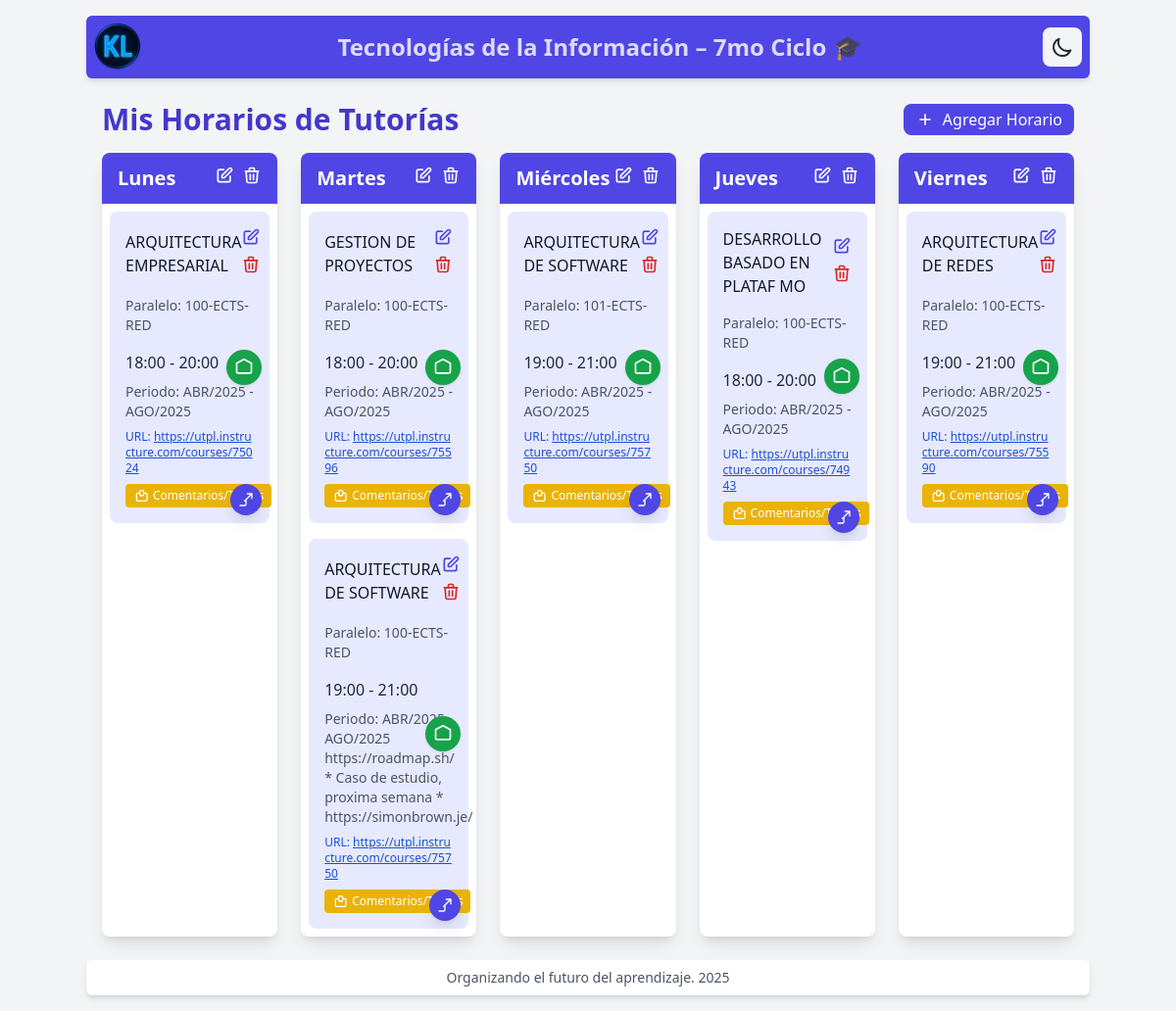
The page / on the database its author committed.
### horarios/models.py (models this page shows, shortened)
class DiaSemana(models.Model):
    nombre = models.CharField(max_length=10, unique=True)  # Lunes, Martes, etc.
    orden = models.PositiveSmallIntegerField(default=1, verbose_name="Orden")
    class Meta:
        verbose_name = "Día de la Semana"
        verbose_name_plural = "Días de la Semana"

class HorarioTutoria(models.Model):
    materia = models.CharField(max_length=100, default='Sin materia')
    paralelo = models.CharField(max_length=50, blank=True, null=True, verbose_name="Paralelo")
    dia = models.ForeignKey(DiaSemana, on_delete=models.CASCADE)
    hora_inicio = models.TimeField()
    hora_fin = models.TimeField()
    notas = models.TextField(blank=True, null=True, verbose_name="Notas (Opcional)")
    url_curso = models.CharField(max_length=300, blank=True, null=True, verbose_name="URL del Curso")
    ruta_local = models.CharField(max_length=500, blank=True, null=True, verbose_name="Ruta Local")
    class Meta:
        verbose_name = "Horario de Tutoría"
        verbose_name_plural = "Horarios de Tutorías"
        ordering = ['dia', 'hora_inicio']

### horarios/views.py (the view)
# urls.py: path('', views.HorariosListView.as_view(), name='lista_horarios'),
class HorariosListView(ListView):
    model = DiaSemana
    template_name = 'horarios/horarios_list.html'
    context_object_name = 'dias_semana'
    ordering = ['orden']  # Ahora ordena por el campo 'orden'
    def get_queryset(self):
        return DiaSemana.objects.all().order_by('orden')

### horarios/templates/horarios/horarios_list.html (shortened to what this page needs)
{% extends 'base.html' %} {% block content %}
<div class="container mx-auto px-2 py-0">
  <div class="flex justify-between items-center mb-4">
    <h1 class="text-3xl font-bold text-indigo-700 dark:text-indigo-400">Mis Horarios de Tutorías</h1>
    <a href="{% url 'horarios:agregar_horario' %}" class="bg-indigo-600 text-white px-3 py-1 rounded-lg hover:bg-indigo-700 dark:bg-indigo-700 dark:hover:bg-indigo-800 transition-colors flex items-center">
      <svg class="w-5 h-5 mr-2" fill="none" stroke="currentColor" viewBox="0 0 24 24">
        <path stroke-linecap="round" stroke-linejoin="round" stroke-width="2" d="M12 6v6m0 0v6m0-6h6m-6 0H6" />
      </svg>
      Agregar Horario
    </a>
  </div>
  <div class="grid grid-cols-1 md:grid-cols-5 gap-6">
    {% for dia in dias_semana %}
    <div class="bg-white dark:bg-dark-card rounded-lg shadow-lg overflow-hidden transition-colors">
      <div class="bg-indigo-600 dark:bg-indigo-800 px-4 py-3">
        <div class="flex justify-between items-center">
          <h2 class="text-xl font-semibold text-white">{{ dia.nombre }}</h2>
          <div class="flex space-x-2">
            <a href="{% url 'horarios:editar_dia' dia.id %}" class="text-white hover:text-gray-200 transition-colors" title="Editar día">
              <svg class="w-5 h-5" fill="none" stroke="currentColor" viewBox="0 0 24 24">
                <path stroke-linecap="round" stroke-linejoin="round" stroke-width="2" d="M11 5H6a2 2 0 00-2 2v11a2 2 0 002 2h11a2 2 0 002-2v-5m-1.414-9.414a2 2 0 112.828 2.828L11.828 15H9v-2.828l8.586-8.586z" />
              </svg>
            </a>
            <form method="post" action="{% url 'horarios:eliminar_dia' dia.id %}" class="inline" onsubmit="return confirm('¿Estás seguro de eliminar este día? No se podrá eliminar si tiene horarios asociados.');">
              <button type="submit" class="text-white hover:text-red-200 transition-colors" title="Eliminar día">
                <svg class="w-5 h-5" fill="none" stroke="currentColor" viewBox="0 0 24 24">
                  <path stroke-linecap="round" stroke-linejoin="round" stroke-width="2" d="M19 7l-.867 12.142A2 2 0 0116.138 21H7.862a2 2 0 01-1.995-1.858L5 7m5 4v6m4-6v6m1-10V4a1 1 0 00-1-1h-4a1 1 0 00-1 1v3M4 7h16" />
                </svg>
              </button>
            </form>
          </div>
        </div>
      </div>
      <div class="p-2">
        {% for horario in dia.horariotutoria_set.all %}
        <div class="bg-[#e7eafe] dark:bg-indigo-900 rounded-lg p-4 mb-4 last:mb-0 transition-all duration-300 hover:shadow-2xl hover:scale-[1.03] hover:bg-indigo-100 dark:hover:bg-indigo-800 relative cursor-pointer horario-card" data-horario-id="{{ horario.id }}" data-materia="{{ horario.materia }}" data-paralelo="{{ horario.paralelo|default:'' }}" data-hora-inicio="{{ horario.hora_inicio|time:'H:i' }}" data-hora-fin="{{ horario.hora_fin|time:'H:i' }}" data-notas="{{ horario.notas|default:'' }}" data-url-curso="{{ horario.url_curso|default:'' }}" data-ruta-local="{{ horario.ruta_local|default:'' }}">
          {% if horario.ruta_local %}
          <a href="file:///{{ horario.ruta_local|urlencode }}" class="absolute right-2 top-1/2 -translate-y-1/2 bg-green-600 hover:bg-green-800 text-white rounded-full p-2 shadow transition-colors btn-ruta-local z-20 flex items-center justify-center" title="Abrir carpeta local" onclick="event.stopPropagation(); return abrirRutaLocal('{{ horario.ruta_local|escapejs }}', this);">
            <svg class="w-5 h-5" fill="none" stroke="currentColor" viewBox="0 0 24 24">
              <path stroke-linecap="round" stroke-linejoin="round" stroke-width="2" d="M3 7v10a2 2 0 002 2h14a2 2 0 002-2V7M3 7l9-5 9 5" />
            </svg>
          </a>
          {% endif %}
          <div class="flex justify-between items-center mb-4 pointer-events-none">
            <div class="flex items-center space-x-2">
              <h3 class="font-medium text-gray-900 dark:text-gray-100">{{ horario.materia }}</h3>
            </div>
            <div class="flex flex-col space-y-2">
              <a href="{% url 'horarios:editar_horario' horario.id %}" class="text-indigo-600 hover:text-indigo-800 dark:text-indigo-400 dark:hover:text-indigo-300 transition-colors pointer-events-auto" onclick="event.stopPropagation();">
                <svg class="w-5 h-5" fill="none" stroke="currentColor" viewBox="0 0 24 24">
                  <path stroke-linecap="round" stroke-linejoin="round" stroke-width="2" d="M11 5H6a2 2 0 00-2 2v11a2 2 0 002 2h11a2 2 0 002-2v-5m-1.414-9.414a2 2 0 112.828 2.828L11.828 15H9v-2.828l8.586-8.586z" />
                </svg>
              </a>
              <form method="post" action="{% url 'horarios:eliminar_horario' horario.id %}" class="inline pointer-events-auto" onsubmit="return confirm('¿Estás seguro de eliminar este horario?');" onclick="event.stopPropagation();">
                <button type="submit" class="text-red-600 hover:text-red-800 dark:text-red-400 dark:hover:text-red-300 transition-colors">
                  <svg class="w-5 h-5" fill="none" stroke="currentColor" viewBox="0 0 24 24">
                    <path stroke-linecap="round" stroke-linejoin="round" stroke-width="2" d="M19 7l-.867 12.142A2 2 0 0116.138 21H7.862a2 2 0 01-1.995-1.858L5 7m5 4v6m4-6v6m1-10V4a1 1 0 00-1-1h-4a1 1 0 00-1 1v3M4 7h16" />
                  </svg>
                </button>
              </form>
            </div>
          </div>
          {% if horario.paralelo %}
          <p class="text-sm text-gray-600 dark:text-gray-400 mb-4">Paralelo: {{ horario.paralelo }}</p>
          {% endif %}
          <p class="text-gray-800 dark:text-gray-200">{{ horario.hora_inicio|time:"H:i" }} - {{ horario.hora_fin|time:"H:i" }}</p>
          {% if horario.notas %}
          <p class="text-sm text-gray-600 dark:text-gray-400 mt-2">{{ horario.notas }}</p>
          {% endif %} {% if horario.url_curso %}
          <p class="text-xs text-blue-700 dark:text-blue-300 mt-2 break-all">URL: <a href="{{ horario.url_curso }}" target="_blank" class="underline">{{ horario.url_curso }}</a></p>
          {% endif %}
          {% if horario.url_curso %}
          <a href="{{ horario.url_curso }}" target="_blank" class="absolute bottom-2 right-2 bg-indigo-600 text-white rounded-full p-2 shadow-lg hover:bg-indigo-800 transition-colors z-10 flex items-center justify-center btn-url-curso" title="Ir al curso" onclick="event.stopPropagation();">
            <svg class="w-4 h-4" fill="none" stroke="currentColor" viewBox="0 0 24 24">
              <path stroke-linecap="round" stroke-linejoin="round" stroke-width="2" d="M14 3h7m0 0v7m0-7L10 14m-7 7h7a2 2 0 002-2v-7" />
            </svg>
          </a>
          {% endif %}
          <button type="button" class="mt-2 bg-yellow-500 text-white px-2 py-1 rounded hover:bg-yellow-600 transition-colors text-xs flex items-center btn-comentarios" data-horario-id="{{ horario.id }}">
            <svg class="w-4 h-4 mr-1" fill="none" stroke="currentColor" viewBox="0 0 24 24">
              <path stroke-linecap="round" stroke-linejoin="round" stroke-width="2" d="M17 8h2a2 2 0 012 2v8a2 2 0 01-2 2H7a2 2 0 01-2-2V10a2 2 0 012-2h2m5-4h-2a2 2 0 00-2 2v4a2 2 0 002 2h2a2 2 0 002-2V6a2 2 0 00-2-2z" />
            </svg>
            Comentarios/Tareas
          </button>
        </div>
        {% empty %}
        <p class="text-gray-500 dark:text-gray-400 italic">No hay tutorías programadas</p>
        {% endfor %}
      </div>
    </div>
    {% endfor %}
  </div>
</div>
{% endblock %}

### rows shown on the page
DiaSemana: nombre "Lunes"
HorarioTutoria: materia "ARQUITECTURA EMPRESARIAL", paralelo "100-ECTS-RED", hora_inicio "18:00", hora_fin "20:00", notas "Periodo: ABR/2025 - AGO/2025", url_curso "https://utpl.instructure.com/courses/75024"
DiaSemana: nombre "Martes"
HorarioTutoria: materia "GESTION DE PROYECTOS", paralelo "100-ECTS-RED", hora_inicio "18:00", hora_fin "20:00", notas "Periodo: ABR/2025 - AGO/2025", url_curso "https://utpl.instructure.com/courses/75596"
HorarioTutoria: materia "ARQUITECTURA DE SOFTWARE", paralelo "100-ECTS-RED", hora_inicio "19:00", hora_fin "21:00", notas "Periodo: ABR/2025 - AGO/2025 https://roadmap.sh/ * Caso de estudio, proxima semana * https://simonbrown.je/", url_curso "https://utpl.instructure.com/courses/75750"
DiaSemana: nombre "Miércoles"
HorarioTutoria: materia "ARQUITECTURA DE SOFTWARE", paralelo "101-ECTS-RED", hora_inicio "19:00", hora_fin "21:00", notas "Periodo: ABR/2025 - AGO/2025", url_curso "https://utpl.instructure.com/courses/75750"
DiaSemana: nombre "Jueves"
HorarioTutoria: materia "DESARROLLO BASADO EN PLATAF MO", paralelo "100-ECTS-RED", hora_inicio "18:00", hora_fin "20:00", notas "Periodo: ABR/2025 - AGO/2025", url_curso "https://utpl.instructure.com/courses/74943"
DiaSemana: nombre "Viernes"
HorarioTutoria: materia "ARQUITECTURA DE REDES", paralelo "100-ECTS-RED", hora_inicio "19:00", hora_fin "21:00", notas "Periodo: ABR/2025 - AGO/2025", url_curso "https://utpl.instructure.com/courses/75590"
